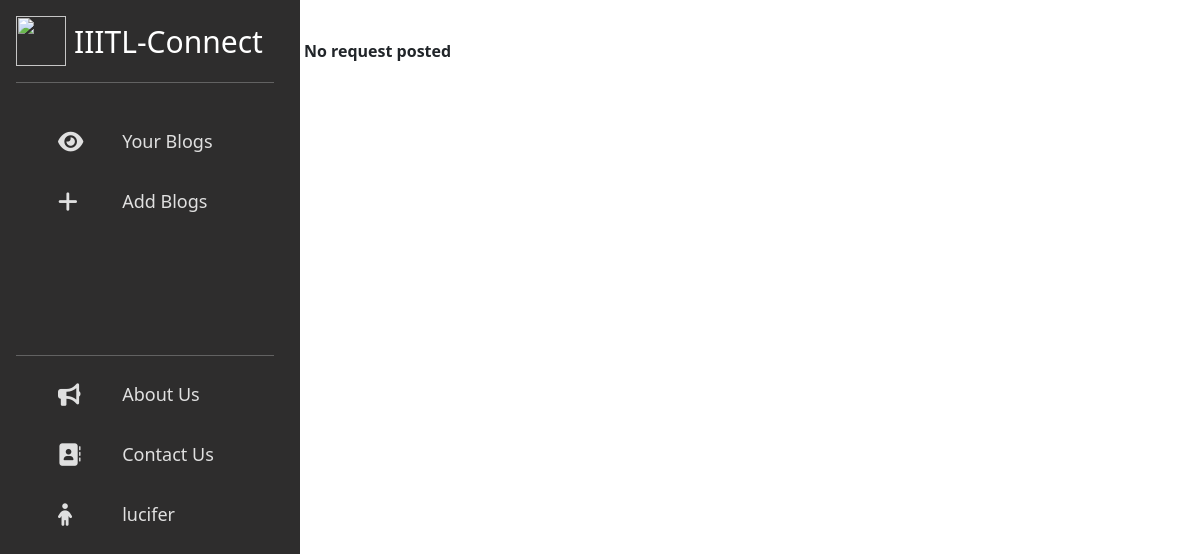
Page /LNMtaxi/ (signed in) on the earlier database version.
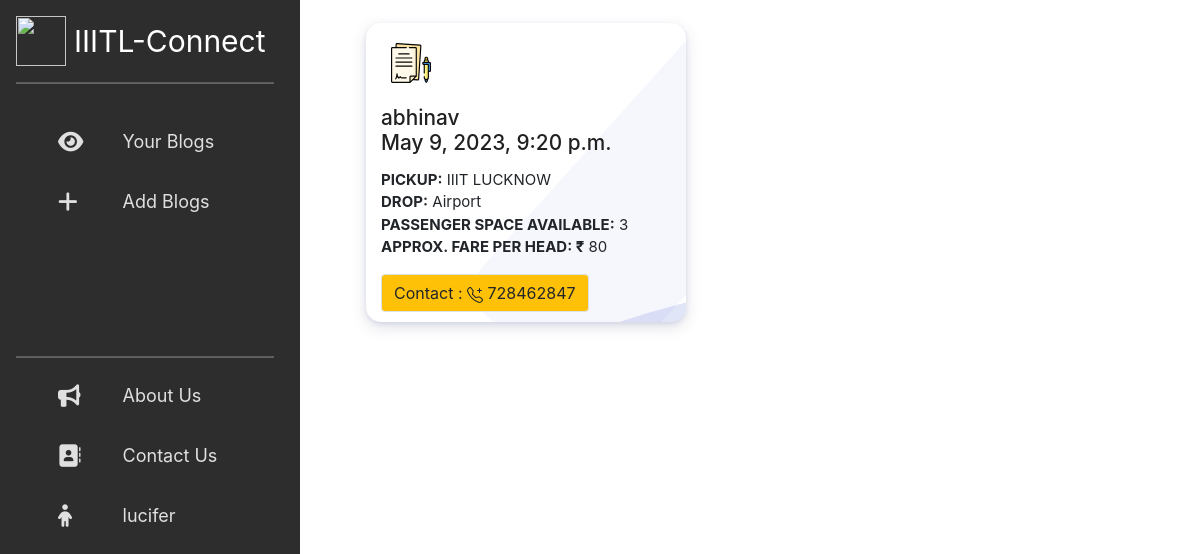
Same page on the later database version.
### LNMtaxi/models.py (models this page shows, shortened)
class Blog(models.Model):
    pickup = models.CharField(max_length=100, null=False, default='')
    drop = models.CharField(max_length=100, null=False, default='')
    username = models.ForeignKey(
        Accounts, on_delete=models.CASCADE, null=False, default='')
    space = models.IntegerField(null=False, default=0)
    contact_num = models.BigIntegerField(null=False, default=0)
    fare = models.IntegerField(null=False, default=0)
    date = models.DateField(null=False)
    time = models.TimeField(null=False)
    color = models.CharField(max_length=20, default='#007bff')

### LNMtaxi/views.py (the view)
# urls.py: path('', views.LNMtaxi_home, name='LNMtaxi_home'),
def LNMtaxi_home(request):
    if not request.session.has_key('uid'):
        return redirect('login')
    blogs = Blog.objects.filter(date__lt=datetime.now().date())
    blogs.delete()
    blogs = Blog.objects.filter(date=datetime.now().date(), time__lt=datetime.now().time())
    blogs.delete()
    blogs = Blog.objects.all().order_by('date')
    context ={'username': request.session['uid']}
    if blogs.count():
        context = {'blogs': blogs, 'username': request.session['uid']}
    return render(request, 'LNMtaxi/LNMtaxi_home.html', context)

### templates/LNMtaxi/LNMtaxi_home.html (shortened to what this page needs)
{% load static %}
{% block content %}
<head>
  <link href="https://cdn.jsdelivr.net/npm/bootstrap@5.0.2/dist/css/bootstrap.min.css" rel="stylesheet"
>
</head>
<body>
  <div id="wrapper">
    <div id="sidebar-wrapper" style="width:300px;">
      <div class="d-flex flex-column flex-shrink-0 p-3 text-white" style="width: 290px;">
        <a href="/" class="d-flex align-items-center mb-3 mb-md-0 me-md-auto text-white text-decoration-none"
          style="font-size:30px;">
          <img src="https://i.ibb.co/7r4sj7R/IIITL-logo-1.png" style="width:50px; margin-right:8px;">
          IIITL-Connect
        </a>
        <hr>
        <ul class="sidebar-nav flex-column mb-auto">
          <li>
            <a href="{% url 'view_blogs' %}">
              <i class="w-25 fas fa-eye fa-lg me-3" aria-hidden="true"></i>
              Your Blogs
            </a>
          </li>
          <li>
            <a href="{% url 'insert_blogs' %}">
              <i class="w-25 fas fa-plus fa-lg me-3" aria-hidden="true"></i>
              Add Blogs
            </a>
          </li>
        </ul>
        <br /><br /><br /><br />
        <hr>
        <ul class="sidebar-nav flex-column mb-auto">
          <li>
            <a href="{% url 'about' %}">
              <i class="w-25 fas fa-bullhorn fa-lg me-3" aria-hidden="true"></i>
              About Us
            </a>
          </li>
          <li>
            <a href="{% url 'contact' %}">
              <i class="w-25 fas fa-address-book fa-lg me-3" aria-hidden="true"></i>
              Contact Us
            </a>
          </li>
          <li>
            <a href="{% url 'profile' %}">
              <i class="w-25 fas fa-child fa-lg me-3" aria-hidden="true"></i>
              {{username}}
            </a>
          </li>
        </ul>
      </div>
    </div>
    <div id="content-wrapper">
      <div class="container-fluid">
        <div class="row">
          <div class="col-lg-12">
            <div class="row mx-auto">
              {% if blogs %}
              <link rel="stylesheet" href="https://maxcdn.bootstrapcdn.com/bootstrap/4.3.1/css/bootstrap.min.css">
              <div class="container-fluid">
                <div class="row ms-5">
                  <div class="col">
                    <div class="row solution_cards_box">
                      {% for blog in blogs %}
                      <div class="solution_card m-2" style="max-width: 20rem;">
                        <div class="hover_color_bubble"></div>
                        <div class="so_top_icon">
                        </div>
                        <div class="solu_title">
                          <h3>{{blog.username_id}} <br> {{blog.date}}, {{blog.time}} </h3>
                        </div>
                        <div class="solu_description">
                          <p class="card-text"><strong>PICKUP:</strong> {{blog.pickup}}<br>
                            <strong>DROP:</strong> {{blog.drop}}<br>
                            <strong>PASSENGER SPACE AVAILABLE:</strong> {{blog.space}}<br>
                            <strong>APPROX. FARE PER HEAD: ₹</strong> {{blog.fare}}<br>
                          </p>
                          <a class="btn btn-warning border rounded">Contact :
                            {{blog.contact_num}}
                          </a>
                        </div>
                      </div>
                      {% endfor %}
                    </div>
                  </div>
                </div>
              </div>
            </div>
          </div>
        </div>
        {% else %}
        <strong>No request posted</strong>
        {% endif %}
      </div>
    </div>
  </div>
  </div>
  </div>
  </div>
</body>
{% endblock %}

Differences in the rows shown:
added Blog: username_id "abhinav", date "May 9, 2023", time "9:20 p.m.", pickup "IIIT LUCKNOW", drop "Airport", space "3", fare "80", contact_num "728462847"
Other differences:
text no longer shown: "No request posted"
